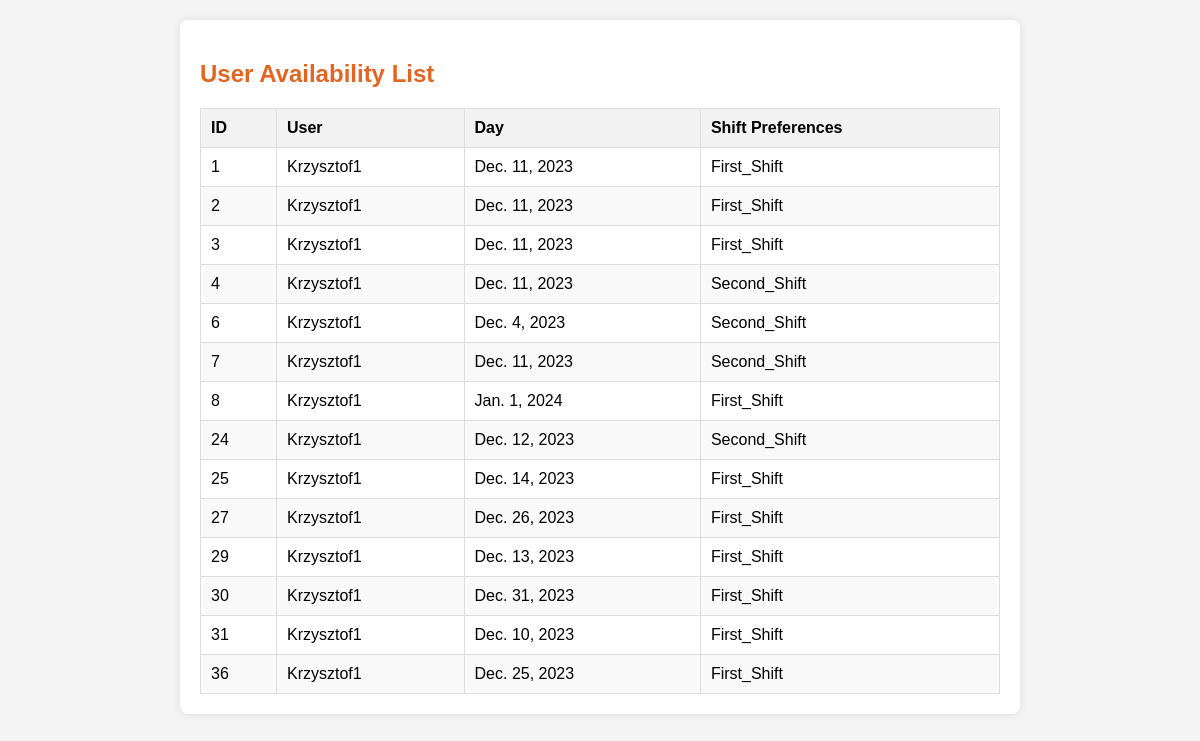
Page /availability_list (signed in) on the earlier database version.
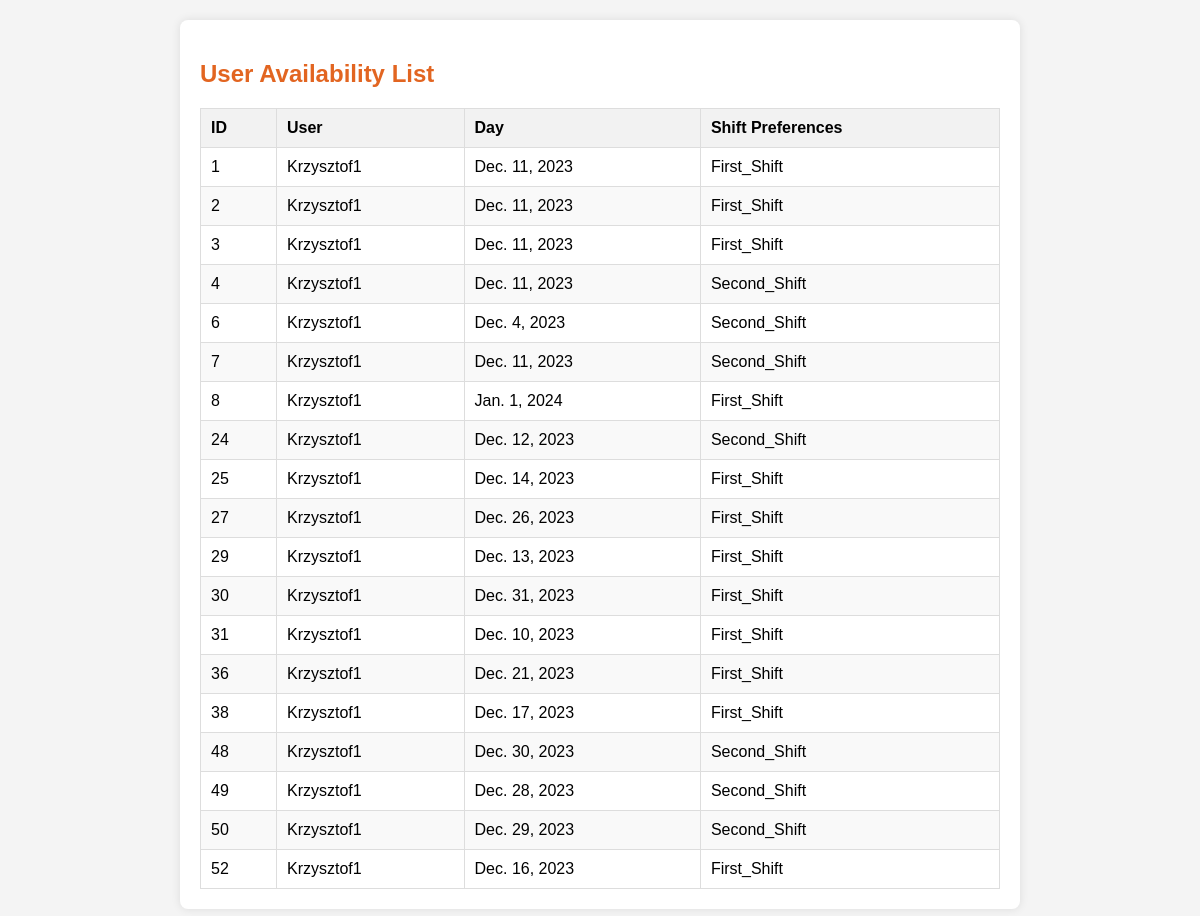
Same page on the later database version.
### viewer/models.py (models this page shows, shortened)
class UserAvailability(models.Model):
    user_availability_id = models.AutoField(primary_key=True)
    user_id = models.ForeignKey(User, on_delete=models.CASCADE)
    day = models.DateField(blank=True)
    shift_preferences = models.CharField(max_length=20, choices=SHIFT_CHOICES)

### viewer/views.py (the view)
# urls.py: path('availability_list', views.availability_list, name='availability_list'),
def availability_list(request):
    if request.user.is_staff:
        user_availabilities = UserAvailability.objects.all()
    else:
        user_availabilities = UserAvailability.objects.filter(user_id=request.user)
    context = {
        'user_availabilities': user_availabilities,
    }
    return render(request, 'schedule/availability_list.html', context)

### viewer/templates/schedule/availability_list.html (shortened to what this page needs)
<!DOCTYPE html>
<html lang="en">
<head>
</head>
<body>
<div class="container">
    <h2>User Availability List</h2>
    {% if user_availabilities %}
        <table class="availability-table">
            <thead>
                <tr>
                    <th onclick="sortTable(0)">ID</th>
                    <th onclick="sortTable(1)">User</th>
                    <th onclick="sortTable(2)">Day</th>
                    <th onclick="sortTable(3)">Shift Preferences</th>
                </tr>
            </thead>
            <tbody>
                {% for availability in user_availabilities %}
                    <tr>
                        <td>{{ availability.user_availability_id }}</td>
                        <td>{{ availability.user_id.username }}</td>
                        <td>{{ availability.day }}</td>
                        <td>{{ availability.shift_preferences }}</td>
                    </tr>
                {% endfor %}
            </tbody>
        </table>
    {% else %}
        <p>No availabilities found.</p>
    {% endif %}
</div>
</body>
</html>

Differences in the rows shown:
changed UserAvailability id 36: day "Dec. 25, 2023" → "Dec. 21, 2023"
now on this page (row edited): UserAvailability: user_availability_id "38", user_id.username "Krzysztof1", day "Dec. 17, 2023", shift_preferences "First_Shift"
added UserAvailability: user_availability_id "48", user_id.username "Krzysztof1", day "Dec. 30, 2023", shift_preferences "Second_Shift"
added UserAvailability: user_availability_id "49", user_id.username "Krzysztof1", day "Dec. 28, 2023", shift_preferences "Second_Shift"
added UserAvailability: user_availability_id "50", user_id.username "Krzysztof1", day "Dec. 29, 2023", shift_preferences "Second_Shift"
added UserAvailability: user_availability_id "52", user_id.username "Krzysztof1", day "Dec. 16, 2023", shift_preferences "First_Shift"
